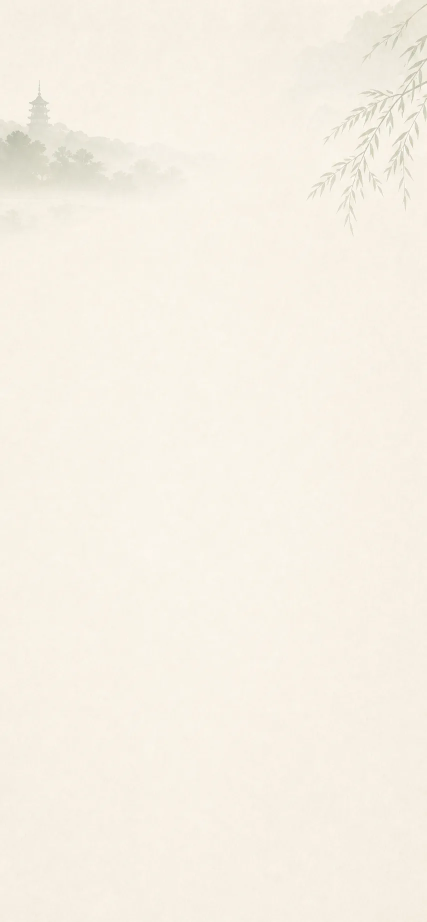
#> input picture mobile/assets/images/hangzhou_mist.webp, 853 x 1844 px (shown at 1/2 size)
$ python render_community_narrative.py --scene today --source ../../mobile/assets/images/hangzhou_mist.webp --output out.png --duration 1.0
#> lines starting #> are read from the running program, lines starting #| are printed output that depends on the picture
#> in main, source is the input picture: PIL image 853x1844 RGB; mean R, G, B 246.8, 240.8, 229.5
"""Render 1080p community scenes with product proof left and meaning right."""

from __future__ import annotations

import argparse
import subprocess
from pathlib import Path

from PIL import Image, ImageDraw, ImageFont


W, H, FPS = 1920, 1080, 30
PAPER = (244, 241, 232)
PANEL = (249, 247, 240)
INK = (18, 49, 39)
MUTED = (103, 116, 108)
MINT = (89, 171, 137)
PALE_MINT = (218, 235, 225)
AMBER = (224, 164, 78)
LINE = (198, 205, 197)


def clamp(value: float) -> float:
    return max(0.0, min(1.0, value))


def smooth(value: float) -> float:
    value = clamp(value)
    return value * value * (3 - 2 * value)


def appear(t: float, born: float, duration: float = 0.55) -> float:
    return smooth((t - born) / duration)


def load_fonts() -> dict[str, ImageFont.FreeTypeFont]:
    root = Path.home() / "AppData/Local/Microsoft/Windows/Fonts"
    return {
        "hero": ImageFont.truetype(str(root / "AlibabaPuHuiTi-3-75-SemiBold.ttf"), 58),
        "hero_l": ImageFont.truetype(str(root / "AlibabaPuHuiTi-3-75-SemiBold.ttf"), 76),
        "mega": ImageFont.truetype(str(root / "AlibabaPuHuiTi-3-75-SemiBold.ttf"), 330),
        "title": ImageFont.truetype(str(root / "AlibabaPuHuiTi-3-75-SemiBold.ttf"), 34),
        "body": ImageFont.truetype(str(root / "AlibabaPuHuiTi-3-55-Regular.ttf"), 27),
        "label": ImageFont.truetype(str(root / "AlibabaPuHuiTi-3-65-Medium.ttf"), 22),
        "small": ImageFont.truetype(str(root / "AlibabaPuHuiTi-3-55-Regular.ttf"), 18),
        "number": ImageFont.truetype(str(root / "AlibabaPuHuiTi-3-75-SemiBold.ttf"), 64),
    }


def phone_layer(source: Image.Image, height: int = 940, x: int = 74, y: int = 70) -> Image.Image:
#> called with height = 940, x = 74, y = 70
    width = round(source.width * height / source.height)
#> width = 435
    phone = source.resize((width, height), Image.Resampling.LANCZOS).convert("RGBA")
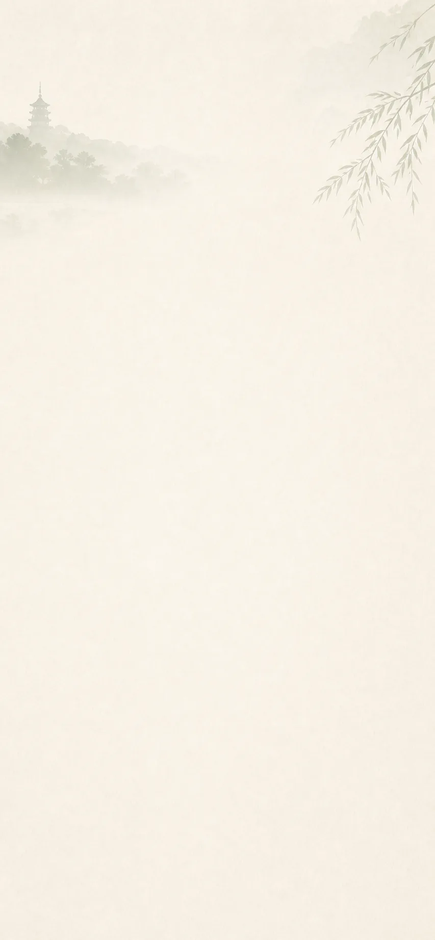
#> phone: PIL image 435x940 RGBA; mean R, G, B, A 246.8, 240.8, 229.5, 255
    layer = Image.new("RGBA", (W, H), (0, 0, 0, 0))
#> layer: PIL image 1920x1080 RGBA; every value is 0
    layer.alpha_composite(phone, (x, y))
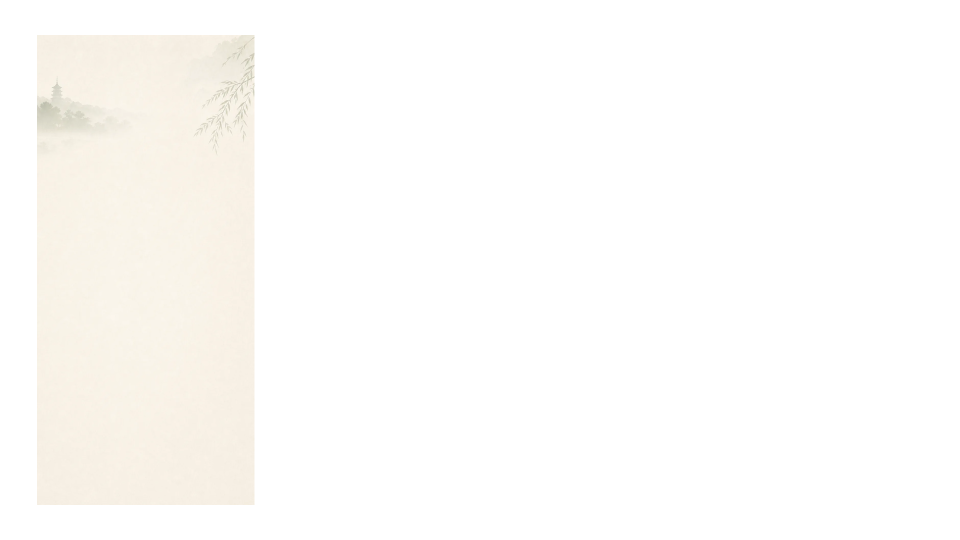
#> layer: PIL image 1920x1080 RGBA (shown at 1/2 size); mean R, G, B, A 48.7, 47.5, 45.3, 50.3; transparent parts drawn white
    draw = ImageDraw.Draw(layer)
    draw.rounded_rectangle((x - 1, y - 1, x + width + 1, y + height + 1), radius=3,
                           outline=(189, 193, 185, 105), width=1)
    draw.line((x + width + 66, y + 16, x + width + 66, y + height - 16),
              fill=(188, 198, 190, 105), width=1)
    return layer


# [193 lines left out: functions paper_texture, today_scene, assist_scene, today_editorial_scene, assist_editorial_scene, not called in this run]


def main() -> None:
    parser = argparse.ArgumentParser()
    parser.add_argument("--scene", choices=("today", "assist", "today_editorial", "assist_editorial"), required=True)
    parser.add_argument("--source", type=Path, required=True)
    parser.add_argument("--output", type=Path, required=True)
    parser.add_argument("--duration", type=float, required=True)
    parser.add_argument("--encoder", default="h264_nvenc")
    args = parser.parse_args()
    args.output.parent.mkdir(parents=True, exist_ok=True)

    source = Image.open(args.source).convert("RGB")
    fonts = load_fonts()
    editorial = args.scene.endswith("_editorial")
    phone = phone_layer(source, height=900, x=58, y=90) if editorial else phone_layer(source)
#> phone: PIL image 1920x1080 RGBA
    codec = (["-c:v", "h264_nvenc", "-preset", "p7", "-tune", "hq", "-rc", "vbr", "-cq", "18", "-b:v", "0"]
             if args.encoder == "h264_nvenc" else ["-c:v", "libx264", "-preset", "veryfast", "-crf", "18"])
    command = ["ffmpeg", "-hide_banner", "-loglevel", "error", "-y", "-f", "rawvideo", "-pix_fmt", "rgb24",
               "-s", f"{W}x{H}", "-r", str(FPS), "-i", "-", "-an", *codec, "-pix_fmt", "yuv420p",
               "-movflags", "+faststart", str(args.output)]
#> (the run stopped early here; a loop or call above may not have finished)
